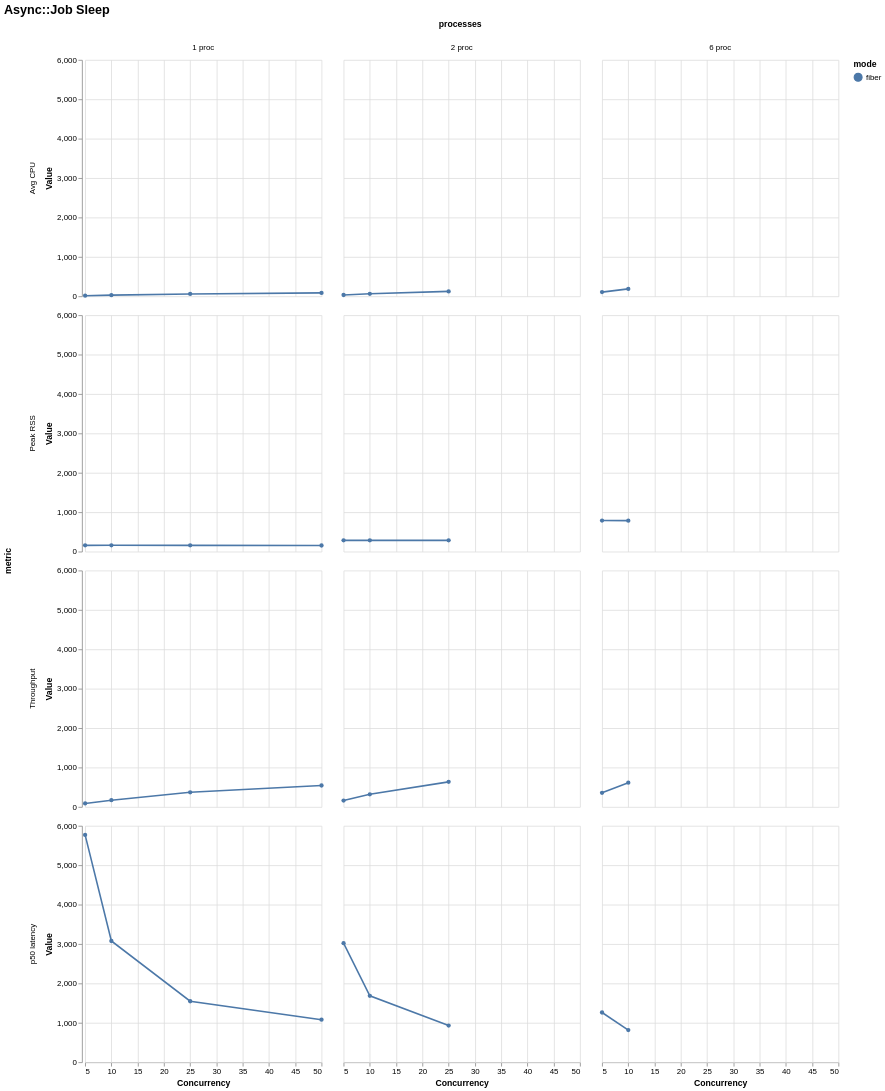

Specify this chart in Vega-Lite:
### Vega-Lite specification from a JSON file in a GitHub repository (floating-point values rounded to 4 significant figures)
{"$schema": "https://vega.github.io/schema/vega-lite/v6.json", "title": "Async::Job Sleep", "data": {"values": [{"mode": "fiber", "concurrency": 5, "processes": "1 proc", "metric": "Throughput", "value": 88.81, "unit": "jobs/s"}, {"mode": "fiber", "concurrency": 5, "processes": "1 proc", "metric": "Peak RSS", "value": 158.1, "unit": "MB"}, {"mode": "fiber", "concurrency": 5, "processes": "1 proc", "metric": "Avg CPU", "value": 15.6, "unit": "%"}, {"mode": "fiber", "concurrency": 5, "processes": "1 proc", "metric": "p50 latency", "value": 5770.0, "unit": "ms"}, {"mode": "fiber", "concurrency": 10, "processes": "1 proc", "metric": "Throughput", "value": 171.3, "unit": "jobs/s"}, {"mode": "fiber", "concurrency": 10, "processes": "1 proc", "metric": "Peak RSS", "value": 159.4, "unit": "MB"}, {"mode": "fiber", "concurrency": 10, "processes": "1 proc", "metric": "Avg CPU", "value": 29.1, "unit": "%"}, {"mode": "fiber", "concurrency": 10, "processes": "1 proc", "metric": "p50 latency", "value": 3077.0, "unit": "ms"}, {"mode": "fiber", "concurrency": 25, "processes": "1 proc", "metric": "Throughput", "value": 370.2, "unit": "jobs/s"}, {"mode": "fiber", "concurrency": 25, "processes": "1 proc", "metric": "Peak RSS", "value": 158.2, "unit": "MB"}, {"mode": "fiber", "concurrency": 25, "processes": "1 proc", "metric": "Avg CPU", "value": 59.9, "unit": "%"}, {"mode": "fiber", "concurrency": 25, "processes": "1 proc", "metric": "p50 latency", "value": 1548.0, "unit": "ms"}, {"mode": "fiber", "concurrency": 50, "processes": "1 proc", "metric": "Throughput", "value": 542.9, "unit": "jobs/s"}, {"mode": "fiber", "concurrency": 50, "processes": "1 proc", "metric": "Peak RSS", "value": 155.1, "unit": "MB"}, {"mode": "fiber", "concurrency": 50, "processes": "1 proc", "metric": "Avg CPU", "value": 86.5, "unit": "%"}, {"mode": "fiber", "concurrency": 50, "processes": "1 proc", "metric": "p50 latency", "value": 1080.0, "unit": "ms"}, {"mode": "fiber", "concurrency": 5, "processes": "2 proc", "metric": "Throughput", "value": 161.5, "unit": "jobs/s"}, {"mode": "fiber", "concurrency": 5, "processes": "2 proc", "metric": "Peak RSS", "value": 285.8, "unit": "MB"}, {"mode": "fiber", "concurrency": 5, "processes": "2 proc", "metric": "Avg CPU", "value": 32.0, "unit": "%"}, {"mode": "fiber", "concurrency": 5, "processes": "2 proc", "metric": "p50 latency", "value": 3023.0, "unit": "ms"}, {"mode": "fiber", "concurrency": 10, "processes": "2 proc", "metric": "Throughput", "value": 319.6, "unit": "jobs/s"}, {"mode": "fiber", "concurrency": 10, "processes": "2 proc", "metric": "Peak RSS", "value": 285.7, "unit": "MB"}, {"mode": "fiber", "concurrency": 10, "processes": "2 proc", "metric": "Avg CPU", "value": 62.8, "unit": "%"}, {"mode": "fiber", "concurrency": 10, "processes": "2 proc", "metric": "p50 latency", "value": 1685.0, "unit": "ms"}, {"mode": "fiber", "concurrency": 25, "processes": "2 proc", "metric": "Throughput", "value": 635.9, "unit": "jobs/s"}, {"mode": "fiber", "concurrency": 25, "processes": "2 proc", "metric": "Peak RSS", "value": 285.1, "unit": "MB"}, {"mode": "fiber", "concurrency": 25, "processes": "2 proc", "metric": "Avg CPU", "value": 124.4, "unit": "%"}, {"mode": "fiber", "concurrency": 25, "processes": "2 proc", "metric": "p50 latency", "value": 930.2, "unit": "ms"}, {"mode": "fiber", "concurrency": 5, "processes": "6 proc", "metric": "Throughput", "value": 358.0, "unit": "jobs/s"}, {"mode": "fiber", "concurrency": 5, "processes": "6 proc", "metric": "Peak RSS", "value": 788.0, "unit": "MB"}, {"mode": "fiber", "concurrency": 5, "processes": "6 proc", "metric": "Avg CPU", "value": 106.3, "unit": "%"}, {"mode": "fiber", "concurrency": 5, "processes": "6 proc", "metric": "p50 latency", "value": 1261.0, "unit": "ms"}, {"mode": "fiber", "concurrency": 10, "processes": "6 proc", "metric": "Throughput", "value": 615.6, "unit": "jobs/s"}, {"mode": "fiber", "concurrency": 10, "processes": "6 proc", "metric": "Peak RSS", "value": 786.0, "unit": "MB"}, {"mode": "fiber", "concurrency": 10, "processes": "6 proc", "metric": "Avg CPU", "value": 187.9, "unit": "%"}, {"mode": "fiber", "concurrency": 10, "processes": "6 proc", "metric": "p50 latency", "value": 816.3, "unit": "ms"}]}, "mark": {"type": "line", "point": true, "tooltip": true}, "encoding": {"x": {"field": "concurrency", "type": "quantitative", "title": "Concurrency"}, "y": {"field": "value", "type": "quantitative", "title": "Value"}, "color": {"field": "mode", "type": "nominal"}, "tooltip": [{"field": "mode", "type": "nominal"}, {"field": "concurrency", "type": "nominal"}, {"field": "processes", "type": "nominal"}, {"field": "metric", "type": "nominal"}, {"field": "percentile", "type": "nominal"}, {"field": "value", "type": "quantitative"}], "row": {"field": "metric", "type": "nominal"}, "column": {"field": "processes", "type": "nominal"}}, "config": {"background": "white", "axis": {"labelFont": "Arial", "titleFont": "Arial", "grid": true}, "legend": {"labelFont": "Arial", "titleFont": "Arial"}, "title": {"font": "Arial", "fontSize": 16, "anchor": "start"}, "view": {"stroke": null}}}
